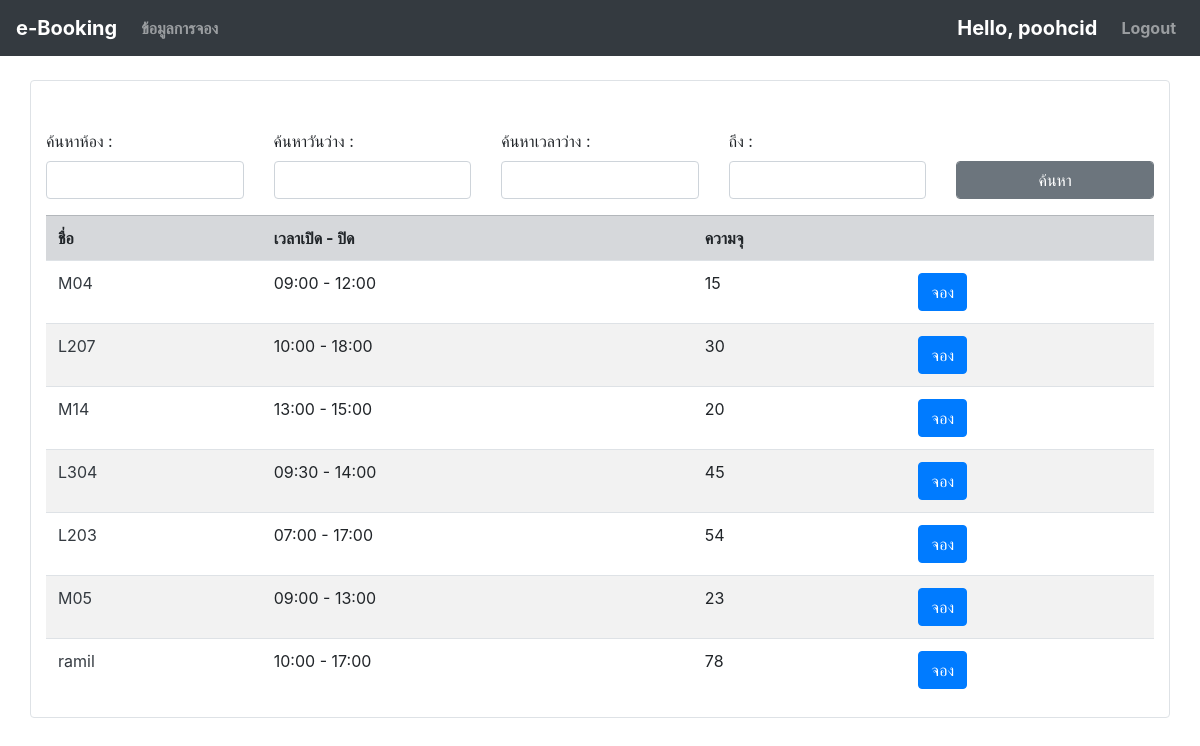
Before: / (signed in) with the older database file.
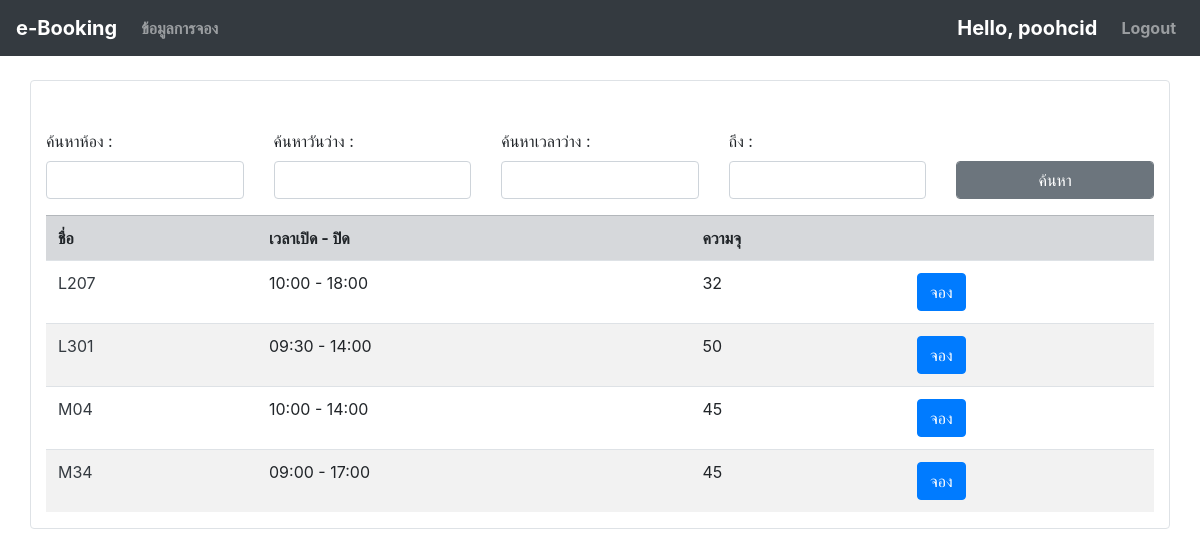
After: the same page with the newer database file.
### booking/models.py (models this page shows, shortened)
class Room(models.Model):
    name = models.CharField(max_length=100)
    open_time = models.TimeField()
    close_time = models.TimeField()
    capacity = models.IntegerField(default=0)

### booking/views.py (the view)
# urls.py: path('', views.book_index, name="index"),
@login_required
def book_index(request):
    if request.user.is_superuser:
        return redirect("admin/")
    context = {"user" : request.user}
    if str(request.user.groups.all()[0]) == "member":
        context["room"] = Room.objects.all()
        context["date"] = date.today
        return render(request, 'index.html', context=context)
    else:
        context["books"] = Booking.objects.all().order_by('book_date')[::-1]
        return render(request, 'admin_page/book_request.html', context=context)

### booking/templates/index.html (shortened to what this page needs)
{% extends "base.html" %}
{% block content %}
    <br>
    <div class="container border rounded bg-white">
      <br><br>
      <form action="{% url 'date_search' %}" method="GET">
        <div class="row form-group">
            <div class="col">
              <label>ค้นหาห้อง : </label><input name="name" type="text" class="form-control"/>
            </div>
            <div class="col">
              <label>ค้นหาวันว่าง : </label> <input name="date"  class="form-control" id="datepicker" required/>
            </div>
            <div class="col">
              <label>ค้นหาเวลาว่าง : </label>
              <input id="timepicker1" name="start_time" class="form-control" required></div>
            <div class="col">
              <label for="">ถึง :</label>
              <input id="timepicker2" name="end_time" class="form-control" required>
            </div>
            <div class="col">
              <br>
              <button type="submit" class="btn btn-secondary form-control">ค้นหา</button>
            </div>
        </div>
      </form>
        <table class="table table-striped">
          <tr class="table-Secondary">
              <th>ชื่อ</th>
              <th>เวลาเปิด - ปิด</th>
              <th>ความจุ</th>
              <th></th>
          </tr>
          {% for i in room %}
          <tr>
              <td class="text-dark">{{ i.name }}</td>
              <td>{{ i.open_time|date:'H:i' }} - {{ i.close_time|date:'H:i' }}</td>
              <td>{{ i.capacity }}</td>
              <td><a href=" {% url 'booking' id=i.id %} "><button type="button" class="btn btn-primary">จอง</button></a></td>
          </tr>
          {% endfor %}
        </table>
    </div>
{% endblock content %}

Changed rows visible on the page:
removed Room: name "M04", open_time "09:00", close_time "12:00", capacity "15"
removed Room: name "M14", open_time "13:00", close_time "15:00", capacity "20"
removed Room: name "L203", open_time "07:00", close_time "17:00", capacity "54"
removed Room: name "M05", open_time "09:00", close_time "13:00", capacity "23"
removed Room: name "ramil", open_time "10:00", close_time "17:00", capacity "78"
changed Room (number 1 of 4 on the later page): capacity "30" → "32"
changed Room (number 2 of 4 on the later page): name "L304" → "L301"; capacity "45" → "50"
added Room: name "M04", open_time "10:00", close_time "14:00", capacity "45"
added Room: name "M34", open_time "09:00", close_time "17:00", capacity "45"
